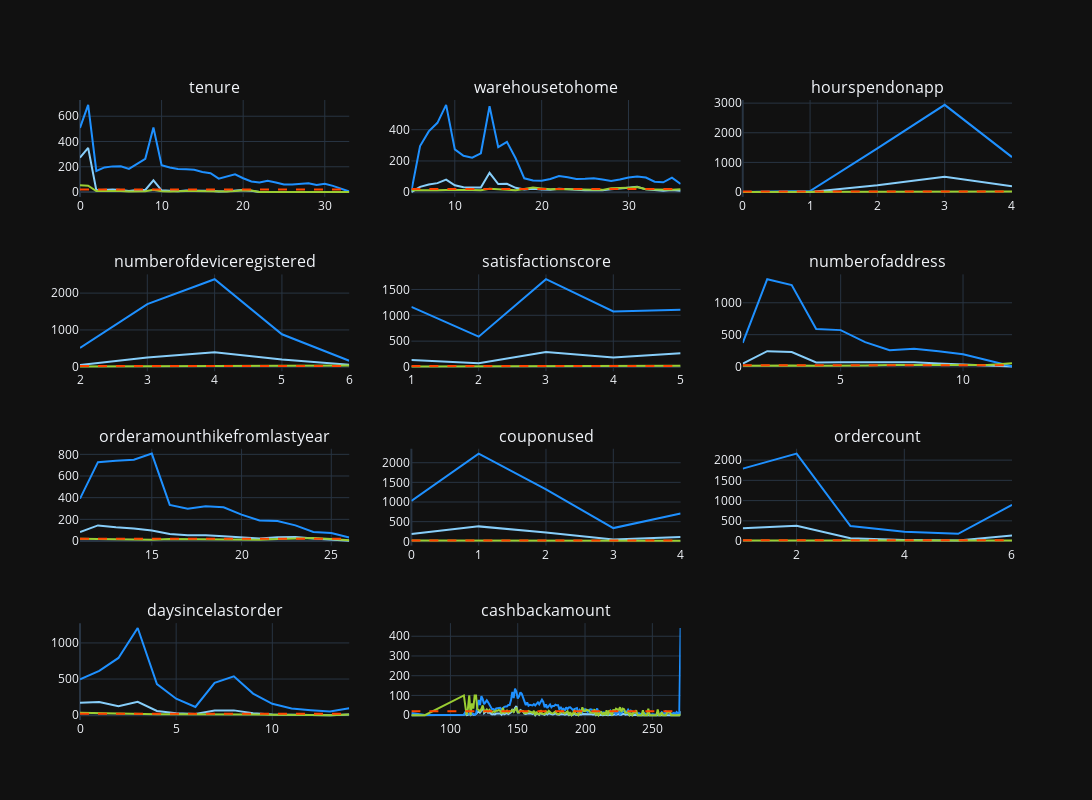

Notebook cell for this chart:
### Code cell
import plotly.graph_objects as go
from plotly.subplots import make_subplots
import pandas as pd

# Assuming data is your DataFrame and d is the dictionary to store the dataframes
d = {}

# Running loop for calculating and storing the values in the relevant dataframes
for i in data.columns:
    churn_sum = data.groupby(i).churn.sum().rename('Customers_churned')
    total_customers = data[i].value_counts().rename('Total_Customers')
    perc_of_total_cust = round(data.groupby(i).churn.sum() * 100 / data[i].value_counts(), 2).rename('perc_of_total_cust')
    
    d[i] = pd.concat([churn_sum, total_customers, perc_of_total_cust], axis=1)
    d[i].reset_index(level=0, inplace=True)
    d[i] = d[i].rename(columns={'index': i})

def analysis_chart_plotly(variable):
    if variable not in d:
        raise ValueError(f"Variable '{variable}' not found in the data dictionary.")
    
    data = d[variable]
    
    if data.empty:
        raise ValueError(f"No data available for variable '{variable}'.")

    traces = []

    # Adding the lines for the left y-axis
    traces.append(go.Scatter(x=data[variable], y=data['Customers_churned'],
                             mode='lines', name='Customers churned', line=dict(color='lightskyblue')))
    traces.append(go.Scatter(x=data[variable], y=data['Total_Customers'],
                             mode='lines', name='Total Customers', line=dict(color='dodgerblue')))

    # Adding the line for the right y-axis
    traces.append(go.Scatter(x=data[variable], y=data['perc_of_total_cust'],
                             mode='lines', name='Churn as Percent of total', line=dict(color='yellowgreen'), yaxis='y2'))
    
    # Adding the average customer churn line
    y = [20.25] * len(data[variable])
    traces.append(go.Scatter(x=data[variable], y=y,
                             mode='lines', name='Average customer Churn', line=dict(color='orangered', dash='dash'), yaxis='y2'))

    return traces

# Create subplots
fig = make_subplots(rows=4, cols=3, subplot_titles=numeric_data.columns)

for i, col in enumerate(numeric_data.columns):
    traces = analysis_chart_plotly(col)
    for trace in traces:
        fig.add_trace(trace, row=i//3+1, col=i%3+1)

fig.update_layout(height=800, width=1400, template='plotly_dark',showlegend=False)
fig.show()

### Figure 1 — Plotly figure (JSON) as saved in the notebook; plotly's stock layout.template omitted (floating-point values rounded to 4 significant figures; data arrays with more than 128 entries replaced by an {"elided": "..."} marker saying what was removed)
{"data": [{"line": {"color": "lightskyblue"}, "mode": "lines", "name": "Customers churned", "type": "scatter", "x": [0, 1, 2, 3, 4, 5, 6, 7, 8, 9, 10, 11, 12, 13, 14, 15, 16, 17, 18, 19, 20, 21, 22, 23, 24, 25, 26, 27, 28, 29, 30, 31, 33], "xaxis": "x", "y": [272, 349, 14, 18, 20, 16, 8, 16, 16, 93, 14, 10, 7, 13, 14, 10, 10, 4, 6, 12, 16, 10, 0, 0, 0, 0, 0, 0, 0, 0, 0, 0, 0], "yaxis": "y"}, {"line": {"color": "dodgerblue"}, "mode": "lines", "name": "Total Customers", "type": "scatter", "x": [0, 1, 2, 3, 4, 5, 6, 7, 8, 9, 10, 11, 12, 13, 14, 15, 16, 17, 18, 19, 20, 21, 22, 23, 24, 25, 26, 27, 28, 29, 30, 31, 33], "xaxis": "x", "y": [508, 690, 167, 195, 203, 204, 183, 221, 263, 511, 213, 194, 182, 181, 176, 159, 149, 106, 123, 140, 109, 84, 76, 89, 75, 59, 60, 66, 70, 55, 66, 49, 4], "yaxis": "y"}, {"line": {"color": "yellowgreen"}, "mode": "lines", "name": "Churn as Percent of total", "type": "scatter", "x": [0, 1, 2, 3, 4, 5, 6, 7, 8, 9, 10, 11, 12, 13, 14, 15, 16, 17, 18, 19, 20, 21, 22, 23, 24, 25, 26, 27, 28, 29, 30, 31, 33], "xaxis": "x", "y": [53.54, 50.58, 8.383, 9.231, 9.852, 7.843, 4.372, 7.24, 6.084, 18.2, 6.573, 5.155, 3.846, 7.182, 7.955, 6.289, 6.711, 3.774, 4.878, 8.571, 14.68, 11.9, 0, 0, 0, 0, 0, 0, 0, 0, 0, 0, 0], "yaxis": "y"}, {"line": {"color": "orangered", "dash": "dash"}, "mode": "lines", "name": "Average customer Churn", "type": "scatter", "x": [0, 1, 2, 3, 4, 5, 6, 7, 8, 9, 10, 11, 12, 13, 14, 15, 16, 17, 18, 19, 20, 21, 22, 23, 24, 25, 26, 27, 28, 29, 30, 31, 33], "xaxis": "x", "y": [20.25, 20.25, 20.25, 20.25, 20.25, 20.25, 20.25, 20.25, 20.25, 20.25, 20.25, 20.25, 20.25, 20.25, 20.25, 20.25, 20.25, 20.25, 20.25, 20.25, 20.25, 20.25, 20.25, 20.25, 20.25, 20.25, 20.25, 20.25, 20.25, 20.25, 20.25, 20.25, 20.25], "yaxis": "y"}, {"line": {"color": "lightskyblue"}, "mode": "lines", "name": "Customers churned", "type": "scatter", "x": [5, 6, 7, 8, 9, 10, 11, 12, 13, 14, 15, 16, 17, 18, 19, 20, 21, 22, 23, 24, 25, 26, 27, 28, 29, 30, 31, 32, 33, 34, 35, 36], "xaxis": "x2", "y": [1, 34, 49, 58, 80, 44, 32, 30, 30, 124, 52, 54, 28, 18, 22, 18, 16, 22, 18, 16, 12, 14, 12, 18, 22, 26, 34, 18, 12, 10, 14, 10], "yaxis": "y2"}, {"line": {"color": "dodgerblue"}, "mode": "lines", "name": "Total Customers", "type": "scatter", "x": [5, 6, 7, 8, 9, 10, 11, 12, 13, 14, 15, 16, 17, 18, 19, 20, 21, 22, 23, 24, 25, 26, 27, 28, 29, 30, 31, 32, 33, 34, 35, 36], "xaxis": "x2", "y": [8, 295, 389, 444, 559, 274, 233, 221, 249, 550, 288, 322, 217, 89, 75, 74, 85, 104, 96, 85, 86, 89, 81, 71, 81, 94, 101, 94, 67, 63, 93, 53], "yaxis": "y2"}, {"line": {"color": "yellowgreen"}, "mode": "lines", "name": "Churn as Percent of total", "type": "scatter", "x": [5, 6, 7, 8, 9, 10, 11, 12, 13, 14, 15, 16, 17, 18, 19, 20, 21, 22, 23, 24, 25, 26, 27, 28, 29, 30, 31, 32, 33, 34, 35, 36], "xaxis": "x2", "y": [12.5, 11.53, 12.6, 13.06, 14.31, 16.06, 13.73, 13.57, 12.05, 22.55, 18.06, 16.77, 12.9, 20.22, 29.33, 24.32, 18.82, 21.15, 18.75, 18.82, 13.95, 15.73, 14.81, 25.35, 27.16, 27.66, 33.66, 19.15, 17.91, 15.87, 15.05, 18.87], "yaxis": "y2"}, {"line": {"color": "orangered", "dash": "dash"}, "mode": "lines", "name": "Average customer Churn", "type": "scatter", "x": [5, 6, 7, 8, 9, 10, 11, 12, 13, 14, 15, 16, 17, 18, 19, 20, 21, 22, 23, 24, 25, 26, 27, 28, 29, 30, 31, 32, 33, 34, 35, 36], "xaxis": "x2", "y": [20.25, 20.25, 20.25, 20.25, 20.25, 20.25, 20.25, 20.25, 20.25, 20.25, 20.25, 20.25, 20.25, 20.25, 20.25, 20.25, 20.25, 20.25, 20.25, 20.25, 20.25, 20.25, 20.25, 20.25, 20.25, 20.25, 20.25, 20.25, 20.25, 20.25, 20.25, 20.25], "yaxis": "y2"}, {"line": {"color": "lightskyblue"}, "mode": "lines", "name": "Customers churned", "type": "scatter", "x": [0, 1, 2, 3, 4], "xaxis": "x3", "y": [0, 0, 232, 518, 198], "yaxis": "y3"}, {"line": {"color": "dodgerblue"}, "mode": "lines", "name": "Total Customers", "type": "scatter", "x": [0, 1, 2, 3, 4], "xaxis": "x3", "y": [3, 35, 1471, 2942, 1179], "yaxis": "y3"}, {"line": {"color": "yellowgreen"}, "mode": "lines", "name": "Churn as Percent of total", "type": "scatter", "x": [0, 1, 2, 3, 4], "xaxis": "x3", "y": [0, 0, 15.77, 17.61, 16.79], "yaxis": "y3"}, {"line": {"color": "orangered", "dash": "dash"}, "mode": "lines", "name": "Average customer Churn", "type": "scatter", "x": [0, 1, 2, 3, 4], "xaxis": "x3", "y": [20.25, 20.25, 20.25, 20.25, 20.25], "yaxis": "y3"}, {"line": {"color": "lightskyblue"}, "mode": "lines", "name": "Customers churned", "type": "scatter", "x": [2, 3, 4, 5, 6], "xaxis": "x4", "y": [48, 254, 392, 198, 56], "yaxis": "y4"}, {"line": {"color": "dodgerblue"}, "mode": "lines", "name": "Total Customers", "type": "scatter", "x": [2, 3, 4, 5, 6], "xaxis": "x4", "y": [511, 1699, 2377, 881, 162], "yaxis": "y4"}, {"line": {"color": "yellowgreen"}, "mode": "lines", "name": "Churn as Percent of total", "type": "scatter", "x": [2, 3, 4, 5, 6], "xaxis": "x4", "y": [9.393, 14.95, 16.49, 22.47, 34.57], "yaxis": "y4"}, {"line": {"color": "orangered", "dash": "dash"}, "mode": "lines", "name": "Average customer Churn", "type": "scatter", "x": [2, 3, 4, 5, 6], "xaxis": "x4", "y": [20.25, 20.25, 20.25, 20.25, 20.25], "yaxis": "y4"}, {"line": {"color": "lightskyblue"}, "mode": "lines", "name": "Customers churned", "type": "scatter", "x": [1, 2, 3, 4, 5], "xaxis": "x5", "y": [134, 74, 292, 184, 264], "yaxis": "y5"}, {"line": {"color": "dodgerblue"}, "mode": "lines", "name": "Total Customers", "type": "scatter", "x": [1, 2, 3, 4, 5], "xaxis": "x5", "y": [1164, 586, 1698, 1074, 1108], "yaxis": "y5"}, {"line": {"color": "yellowgreen"}, "mode": "lines", "name": "Churn as Percent of total", "type": "scatter", "x": [1, 2, 3, 4, 5], "xaxis": "x5", "y": [11.51, 12.63, 17.2, 17.13, 23.83], "yaxis": "y5"}, {"line": {"color": "orangered", "dash": "dash"}, "mode": "lines", "name": "Average customer Churn", "type": "scatter", "x": [1, 2, 3, 4, 5], "xaxis": "x5", "y": [20.25, 20.25, 20.25, 20.25, 20.25], "yaxis": "y5"}, {"line": {"color": "lightskyblue"}, "mode": "lines", "name": "Customers churned", "type": "scatter", "x": [1, 2, 3, 4, 5, 6, 7, 8, 9, 10, 11, 12], "xaxis": "x6", "y": [45, 241, 228, 65, 67, 66, 64, 66, 46, 35, 23, 2], "yaxis": "y6"}, {"line": {"color": "dodgerblue"}, "mode": "lines", "name": "Total Customers", "type": "scatter", "x": [1, 2, 3, 4, 5, 6, 7, 8, 9, 10, 11, 12], "xaxis": "x6", "y": [371, 1369, 1278, 588, 571, 382, 256, 280, 239, 194, 98, 4], "yaxis": "y6"}, {"line": {"color": "yellowgreen"}, "mode": "lines", "name": "Churn as Percent of total", "type": "scatter", "x": [1, 2, 3, 4, 5, 6, 7, 8, 9, 10, 11, 12], "xaxis": "x6", "y": [12.13, 17.6, 17.84, 11.05, 11.73, 17.28, 25, 23.57, 19.25, 18.04, 23.47, 50], "yaxis": "y6"}, {"line": {"color": "orangered", "dash": "dash"}, "mode": "lines", "name": "Average customer Churn", "type": "scatter", "x": [1, 2, 3, 4, 5, 6, 7, 8, 9, 10, 11, 12], "xaxis": "x6", "y": [20.25, 20.25, 20.25, 20.25, 20.25, 20.25, 20.25, 20.25, 20.25, 20.25, 20.25, 20.25], "yaxis": "y6"}, {"line": {"color": "lightskyblue"}, "mode": "lines", "name": "Customers churned", "type": "scatter", "x": [11, 12, 13, 14, 15, 16, 17, 18, 19, 20, 21, 22, 23, 24, 25, 26], "xaxis": "x7", "y": [82, 144, 128, 116, 96, 64, 54, 54, 44, 32, 24, 34, 36, 24, 14, 2], "yaxis": "y7"}, {"line": {"color": "dodgerblue"}, "mode": "lines", "name": "Total Customers", "type": "scatter", "x": [11, 12, 13, 14, 15, 16, 17, 18, 19, 20, 21, 22, 23, 24, 25, 26], "xaxis": "x7", "y": [391, 728, 741, 750, 807, 333, 297, 321, 311, 243, 190, 184, 144, 84, 73, 33], "yaxis": "y7"}, {"line": {"color": "yellowgreen"}, "mode": "lines", "name": "Churn as Percent of total", "type": "scatter", "x": [11, 12, 13, 14, 15, 16, 17, 18, 19, 20, 21, 22, 23, 24, 25, 26], "xaxis": "x7", "y": [20.97, 19.78, 17.27, 15.47, 11.9, 19.22, 18.18, 16.82, 14.15, 13.17, 12.63, 18.48, 25, 28.57, 19.18, 6.061], "yaxis": "y7"}, {"line": {"color": "orangered", "dash": "dash"}, "mode": "lines", "name": "Average customer Churn", "type": "scatter", "x": [11, 12, 13, 14, 15, 16, 17, 18, 19, 20, 21, 22, 23, 24, 25, 26], "xaxis": "x7", "y": [20.25, 20.25, 20.25, 20.25, 20.25, 20.25, 20.25, 20.25, 20.25, 20.25, 20.25, 20.25, 20.25, 20.25, 20.25, 20.25], "yaxis": "y7"}, {"line": {"color": "lightskyblue"}, "mode": "lines", "name": "Customers churned", "type": "scatter", "x": [0, 1, 2, 3, 4], "xaxis": "x8", "y": [186, 380, 224, 46, 112], "yaxis": "y8"}, {"line": {"color": "dodgerblue"}, "mode": "lines", "name": "Total Customers", "type": "scatter", "x": [0, 1, 2, 3, 4], "xaxis": "x8", "y": [1030, 2232, 1321, 337, 710], "yaxis": "y8"}, {"line": {"color": "yellowgreen"}, "mode": "lines", "name": "Churn as Percent of total", "type": "scatter", "x": [0, 1, 2, 3, 4], "xaxis": "x8", "y": [18.06, 17.03, 16.96, 13.65, 15.77], "yaxis": "y8"}, {"line": {"color": "orangered", "dash": "dash"}, "mode": "lines", "name": "Average customer Churn", "type": "scatter", "x": [0, 1, 2, 3, 4], "xaxis": "x8", "y": [20.25, 20.25, 20.25, 20.25, 20.25], "yaxis": "y8"}, {"line": {"color": "lightskyblue"}, "mode": "lines", "name": "Customers churned", "type": "scatter", "x": [1, 2, 3, 4, 5, 6], "xaxis": "x9", "y": [317, 379, 68, 30, 14, 140], "yaxis": "y9"}, {"line": {"color": "dodgerblue"}, "mode": "lines", "name": "Total Customers", "type": "scatter", "x": [1, 2, 3, 4, 5, 6], "xaxis": "x9", "y": [1789, 2161, 371, 232, 181, 896], "yaxis": "y9"}, {"line": {"color": "yellowgreen"}, "mode": "lines", "name": "Churn as Percent of total", "type": "scatter", "x": [1, 2, 3, 4, 5, 6], "xaxis": "x9", "y": [17.72, 17.54, 18.33, 12.93, 7.735, 15.62], "yaxis": "y9"}, {"line": {"color": "orangered", "dash": "dash"}, "mode": "lines", "name": "Average customer Churn", "type": "scatter", "x": [1, 2, 3, 4, 5, 6], "xaxis": "x9", "y": [20.25, 20.25, 20.25, 20.25, 20.25, 20.25], "yaxis": "y9"}, {"line": {"color": "lightskyblue"}, "mode": "lines", "name": "Customers churned", "type": "scatter", "x": [0, 1, 2, 3, 4, 5, 6, 7, 8, 9, 10, 11, 12, 13, 14], "xaxis": "x10", "y": [170, 182, 122, 184, 58, 28, 16, 65, 66, 28, 10, 8, 2, 0, 9], "yaxis": "y10"}, {"line": {"color": "dodgerblue"}, "mode": "lines", "name": "Total Customers", "type": "scatter", "x": [0, 1, 2, 3, 4, 5, 6, 7, 8, 9, 10, 11, 12, 13, 14], "xaxis": "x10", "y": [496, 614, 792, 1207, 431, 228, 113, 447, 538, 299, 157, 91, 69, 51, 97], "yaxis": "y10"}, {"line": {"color": "yellowgreen"}, "mode": "lines", "name": "Churn as Percent of total", "type": "scatter", "x": [0, 1, 2, 3, 4, 5, 6, 7, 8, 9, 10, 11, 12, 13, 14], "xaxis": "x10", "y": [34.27, 29.64, 15.4, 15.24, 13.46, 12.28, 14.16, 14.54, 12.27, 9.365, 6.369, 8.791, 2.899, 0, 9.278], "yaxis": "y10"}, {"line": {"color": "orangered", "dash": "dash"}, "mode": "lines", "name": "Average customer Churn", "type": "scatter", "x": [0, 1, 2, 3, 4, 5, 6, 7, 8, 9, 10, 11, 12, 13, 14], "xaxis": "x10", "y": [20.25, 20.25, 20.25, 20.25, 20.25, 20.25, 20.25, 20.25, 20.25, 20.25, 20.25, 20.25, 20.25, 20.25, 20.25], "yaxis": "y10"}, {"line": {"color": "lightskyblue"}, "mode": "lines", "name": "Customers churned", "type": "scatter", "x": {"elided": "163 int values"}, "xaxis": "x11", "y": {"elided": "163 int values"}, "yaxis": "y11"}, {"line": {"color": "dodgerblue"}, "mode": "lines", "name": "Total Customers", "type": "scatter", "x": {"elided": "163 int values"}, "xaxis": "x11", "y": {"elided": "163 int values"}, "yaxis": "y11"}, {"line": {"color": "yellowgreen"}, "mode": "lines", "name": "Churn as Percent of total", "type": "scatter", "x": {"elided": "163 int values"}, "xaxis": "x11", "y": {"elided": "163 float values"}, "yaxis": "y11"}, {"line": {"color": "orangered", "dash": "dash"}, "mode": "lines", "name": "Average customer Churn", "type": "scatter", "x": {"elided": "163 int values"}, "xaxis": "x11", "y": {"elided": "163 float values"}, "yaxis": "y11"}], "layout": {"annotations": [{"font": {"size": 16}, "showarrow": false, "text": "tenure", "x": 0.1444, "xanchor": "center", "xref": "paper", "y": 1, "yanchor": "bottom", "yref": "paper"}, {"font": {"size": 16}, "showarrow": false, "text": "warehousetohome", "x": 0.5, "xanchor": "center", "xref": "paper", "y": 1, "yanchor": "bottom", "yref": "paper"}, {"font": {"size": 16}, "showarrow": false, "text": "hourspendonapp", "x": 0.8556, "xanchor": "center", "xref": "paper", "y": 1, "yanchor": "bottom", "yref": "paper"}, {"font": {"size": 16}, "showarrow": false, "text": "numberofdeviceregistered", "x": 0.1444, "xanchor": "center", "xref": "paper", "y": 0.7188, "yanchor": "bottom", "yref": "paper"}, {"font": {"size": 16}, "showarrow": false, "text": "satisfactionscore", "x": 0.5, "xanchor": "center", "xref": "paper", "y": 0.7188, "yanchor": "bottom", "yref": "paper"}, {"font": {"size": 16}, "showarrow": false, "text": "numberofaddress", "x": 0.8556, "xanchor": "center", "xref": "paper", "y": 0.7188, "yanchor": "bottom", "yref": "paper"}, {"font": {"size": 16}, "showarrow": false, "text": "orderamounthikefromlastyear", "x": 0.1444, "xanchor": "center", "xref": "paper", "y": 0.4375, "yanchor": "bottom", "yref": "paper"}, {"font": {"size": 16}, "showarrow": false, "text": "couponused", "x": 0.5, "xanchor": "center", "xref": "paper", "y": 0.4375, "yanchor": "bottom", "yref": "paper"}, {"font": {"size": 16}, "showarrow": false, "text": "ordercount", "x": 0.8556, "xanchor": "center", "xref": "paper", "y": 0.4375, "yanchor": "bottom", "yref": "paper"}, {"font": {"size": 16}, "showarrow": false, "text": "daysincelastorder", "x": 0.1444, "xanchor": "center", "xref": "paper", "y": 0.1562, "yanchor": "bottom", "yref": "paper"}, {"font": {"size": 16}, "showarrow": false, "text": "cashbackamount", "x": 0.5, "xanchor": "center", "xref": "paper", "y": 0.1562, "yanchor": "bottom", "yref": "paper"}], "height": 800, "showlegend": false, "width": 1400, "xaxis": {"anchor": "y", "domain": [0, 0.2889]}, "xaxis10": {"anchor": "y10", "domain": [0, 0.2889]}, "xaxis11": {"anchor": "y11", "domain": [0.3556, 0.6444]}, "xaxis12": {"anchor": "y12", "domain": [0.7111, 1]}, "xaxis2": {"anchor": "y2", "domain": [0.3556, 0.6444]}, "xaxis3": {"anchor": "y3", "domain": [0.7111, 1]}, "xaxis4": {"anchor": "y4", "domain": [0, 0.2889]}, "xaxis5": {"anchor": "y5", "domain": [0.3556, 0.6444]}, "xaxis6": {"anchor": "y6", "domain": [0.7111, 1]}, "xaxis7": {"anchor": "y7", "domain": [0, 0.2889]}, "xaxis8": {"anchor": "y8", "domain": [0.3556, 0.6444]}, "xaxis9": {"anchor": "y9", "domain": [0.7111, 1]}, "yaxis": {"anchor": "x", "domain": [0.8438, 1]}, "yaxis10": {"anchor": "x10", "domain": [0, 0.1562]}, "yaxis11": {"anchor": "x11", "domain": [0, 0.1562]}, "yaxis12": {"anchor": "x12", "domain": [0, 0.1562]}, "yaxis2": {"anchor": "x2", "domain": [0.8438, 1]}, "yaxis3": {"anchor": "x3", "domain": [0.8438, 1]}, "yaxis4": {"anchor": "x4", "domain": [0.5625, 0.7188]}, "yaxis5": {"anchor": "x5", "domain": [0.5625, 0.7188]}, "yaxis6": {"anchor": "x6", "domain": [0.5625, 0.7188]}, "yaxis7": {"anchor": "x7", "domain": [0.2812, 0.4375]}, "yaxis8": {"anchor": "x8", "domain": [0.2812, 0.4375]}, "yaxis9": {"anchor": "x9", "domain": [0.2812, 0.4375]}}}
